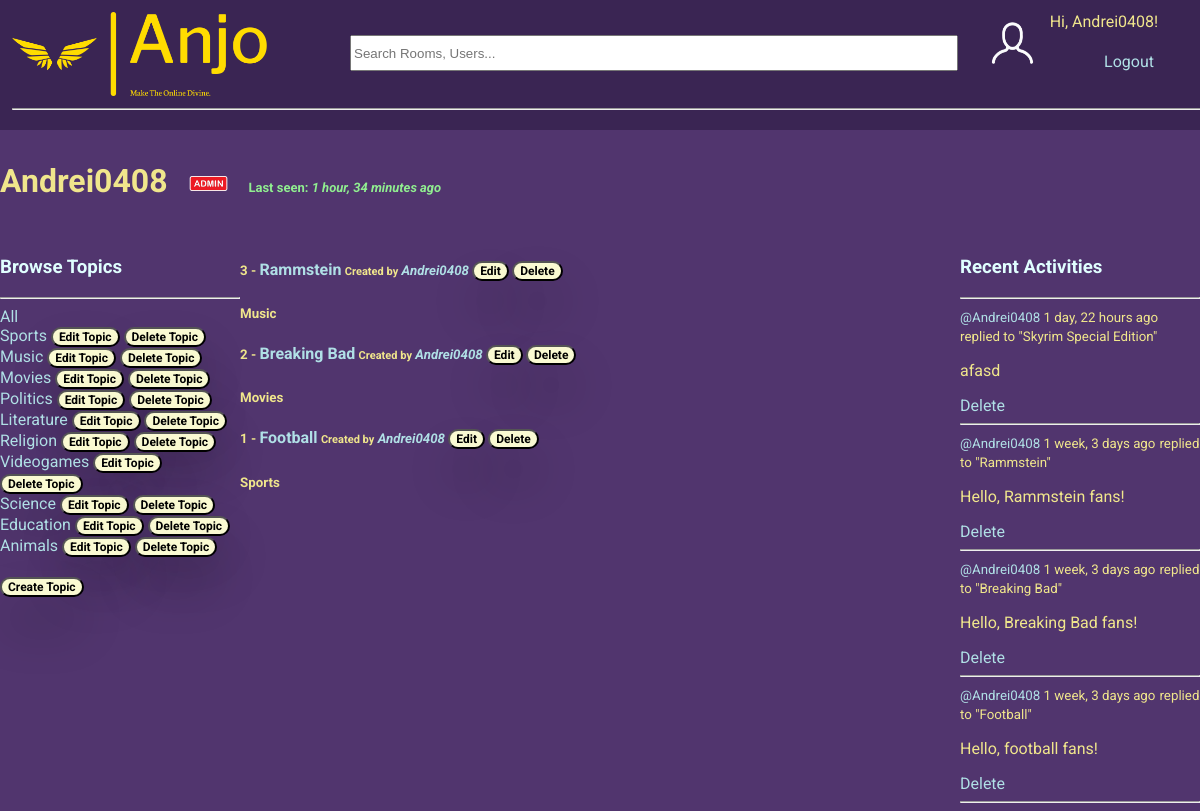
/profile/1/ (signed in), run on the app's committed database.
### base/models.py (models this page shows, shortened)
class Topic(models.Model):
    name = models.CharField(max_length=200, unique=True)

class Room(models.Model):
    host = models.ForeignKey(User, on_delete=models.SET_NULL, null=True)
    topic = models.ForeignKey(Topic, on_delete=models.SET_NULL, null=True)
    name = models.CharField(max_length=200)
    description = models.TextField(null=True, blank=True)
    participants = models.ManyToManyField(User, related_name='participants', blank=True) # the users currently active in the room
    updated = models.DateTimeField(auto_now=True)
    created = models.DateTimeField(auto_now_add=True)
    class Meta:
        ordering = ['-updated', '-created'] # newest updated item should come first
    def __str__(self):
        return str(self.name)

class Message(models.Model):
    user = models.ForeignKey(User, on_delete=models.CASCADE) # on delete -> CASCADE = delete all children
    room = models.ForeignKey(Room, on_delete=models.CASCADE)
    body = models.TextField()
    updated = models.DateTimeField(auto_now=True)
    created = models.DateTimeField(auto_now_add=True)
    class Meta:
        ordering = ['-updated', '-created'] # newest updated item should come first
    def __str__(self):
        return self.body[0:50]

### base/views.py (the view)
# urls.py: path('profile/<str:pk>/', views.userProfile, name="user-profile"),
def userProfile(request, pk):
    user = User.objects.get(id=pk)
    rooms = user.room_set.all()
    room_messages = user.message_set.all()
    topics = Topic.objects.all()
    context = {'user': user, 'rooms': rooms, 'room_messages': room_messages, 'topics': topics}
    return render(request, 'base/profile.html', context)

### base/templates/base/profile.html (shortened to what this page needs)
{% extends 'main.html' %}
{% load static %}
{% block content %}
<h1>
    <div>
        {{user.username}}
        {% if user.is_superuser %}
            <img src="{% static 'images\admin-icon.png' %}" id="image-admin-icon">
        {% endif %}
        <small style="color: lightgreen; font-size: 13px;">Last seen: <i>{{user.last_login|timesince}} ago</i></small>
        </div>
</h1>
<div class="profile-container">
    <div>
        {% include 'base/topics_component.html' %}
    </div>
    <div>
        {% include 'base/feed_component.html' %}
    </div>
    <div>
        {% include 'base/activity_component.html' %}
    </div>
</div>
{% endblock content %}

### templates/navbar.html
{% load static %}
<nav>
    <div class="container-fluid">
        <div class="row" id="topnav">
            <ul>
                <li>
                    <a href="/"><img id="logo" src="{% static 'images\logo-no-background.png' %}" alt=""></a>
                </li>
                <li>
                    <form method="GET" action="{% url 'home' %}">
                        <input id="searchbar" type="text" name="q" placeholder="Search Rooms, Users..." />
                    </form>
                </li>
                {% if request.user.is_authenticated %}
                <li style="float: right;">
                    Hi, {{ request.user.username }}!
                    <a  style="position: relative; top: 40px; right: 58px;" href="{% url 'logout' %}" style="float: right; padding-right: 20px;" >Logout</a>
                </li>
                <li style="float: right;">
                    <form action="{% url 'user-profile' user.id %}">
                        <input type="image" class="input-image" id="input-image-user-profile" src="{% static 'images\user-profile.png' %}">
                    </form>
                </li>
                {% else %}
                <li style="float: right;">
                    You are not logged in!
                    <a style="position: relative; top: 35px; right: 156px;" href="{% url 'login' %}">Login</a>
                </li>
                {% endif %}
                <hr>
            </ul>
        </div>
    </div>
</nav>

### base/templates/base/topics_component.html
<h3>Browse Topics</h3>
        <hr>
        <div>
            <a href="{% url 'home' %}">All</a>
        </div>
        {% for topic in topics %}
            <div>
                <a href="{% url 'home' %}?q={{topic.name}}">{{topic.name}}</a>
                {% if request.user.is_superuser %}
                    <form class="form-topics" action="{% url 'update-topic' topic.id %}">
                        <input type="submit" value="Edit Topic" class="input-button" id="input-button-edit-topic">
                    </form>
                    <form class="form-topics" action="{% url 'delete-topic' topic.id %}">
                        <input type="submit" value="Delete Topic" class="input-button" id="input-button-delete-topic">
                    </form>
                {% endif %}
            </div>
        {% endfor %}
        <br>
        {% if request.user.is_superuser %}
            <form class="form-topics" action="{% url 'create-topic' %}">
                <input type="submit" value="Create Topic" class="input-button" id="input-button-create-topic">
            </form>
        {% endif %}

### base/templates/base/feed_component.html
<div>
    {% for room in rooms %}
        <div class="feed-container">
            <h5>
                <div>
                    {{room.id}} - <a style="font-size: 16px;" href="{% url 'room' room.id %}">{{room.name}}</a>
                    <span>
                        <small>Created by</small> <i><a href="{% url 'user-profile' room.host.id %}">{{room.host.username}}</a></i>
                        {% if request.user == room.host or request.user.is_superuser %}
                            <form class="button-update-room" action="{% url 'update-room' room.id %}">
                                <input type="submit" value="Edit" class="input-button" id="input-button-edit-room">
                            </form>
                            <form class="button-delete-room" action="{% url 'delete-room' room.id %}">
                                <input type="submit" value="Delete" class="input-button" id="input-button-delete-room">
                            </form>
                        {% endif %}
                    </span>
                </div>
            </h5>
            <small><b>{{room.topic.name}}</b></small>
        </div>
    {% endfor %}
</div>

### base/templates/base/activity_component.html
<h3>Recent Activities</h3>
        <hr>
        {% for message in room_messages %}
            <div>
                <small><a href="{% url 'user-profile' message.user.id %}">@{{message.user}}</a> {{message.created|timesince}} ago</small>
                <small>replied to "{{message.room}}"</small>
                <p>{{message}}</p>
                {% if request.user == message.user %}
                    <a href="{% url 'delete-message' message.id %}">Delete</a>
                {% elif request.user.is_superuser %}
                    <a href="{% url 'delete-message' message.id %}">Delete</a>
                {% endif %}
                <hr>
            </div>
        {% endfor %}

### static/css/main.css (style rules this page uses)
:root { font-family: 'Roboto','Franklin Gothic Medium', 'Arial Narrow', Arial, sans-serif; }
body { background-color: rgb(81, 53, 110); color: khaki; margin: 0; width: 100vw; height: 100vh; max-width: 100%; overflow-x: hidden; }
form { display: inline; }
.input-button { display: flex; align-items: center; font-family: inherit; font-size: 12px; background-color: lightgoldenrodyellow; border-radius: 10px; font-weight: bold; box-shadow: 0px 30px 50px 0px rgba(0, 0, 0, 0.2); }
form .input-button { display: inline; }
#input-button-edit-topic { font-size: 12px; background-color: lightgoldenrodyellow; border-radius: 10px; font-weight: bold; box-shadow: 0px 30px 50px 0px rgba(0, 0, 0, 0.2); }
#input-button-delete-topic { font-size: 12px; }
#input-image-user-profile { width: 75px; height: auto; margin-top: 5px; vertical-align: middle; float: inline-end; }
#image-admin-icon { width: 65px; height: auto; vertical-align: middle; }
ul li { display: inline-block; }
h3 { color: lightcyan; }
#topnav ul { list-style-type: none; margin: 0; margin-left: auto; background-color: rgba(6, 3, 21, 0.297); padding: 1%; display:inline-block; width: 100%; }
#logo { width: 255px; height: auto; }
#searchbar { width: 600px; height: 30px; position: absolute; top: 35px; left: 350px; }
a { text-decoration: none; }
a:link { color: powderblue; }

### base/templates/base/profile.html (style rules this page uses)
.profile-container { display: grid; grid-template-columns: 1fr 3fr 1fr; }

### data on the page
Topic: name "Sports"
Topic: name "Music"
Topic: name "Movies"
Topic: name "Politics"
Topic: name "Literature"
Topic: name "Religion"
Topic: name "Videogames"
Topic: name "Science"
Topic: name "Education"
Topic: name "Animals"
Room: id "3", name "Rammstein", host.username "Andrei0408", topic.name "Music"
Room: id "2", name "Breaking Bad", host.username "Andrei0408", topic.name "Movies"
Room: id "1", name "Football", host.username "Andrei0408", topic.name "Sports"
Message: user "Andrei0408", created "1 day, 22 hours", room "Skyrim Special Edition", body "afasd", shows "Delete"
Message: user "Andrei0408", created "1 week, 3 days", room "Rammstein", body "Hello, Rammstein fans!", shows "Delete"
Message: user "Andrei0408", created "1 week, 3 days", room "Breaking Bad", body "Hello, Breaking Bad fans!", shows "Delete"
Message: user "Andrei0408", created "1 week, 3 days", room "Football", body "Hello, football fans!", shows "Delete"

### other printed values
{{ request.user.username }} "Andrei0408"
{{ user.username }} "Andrei0408"
{{ user.last_login|timesince }} "1 hour, 34 minutes"
